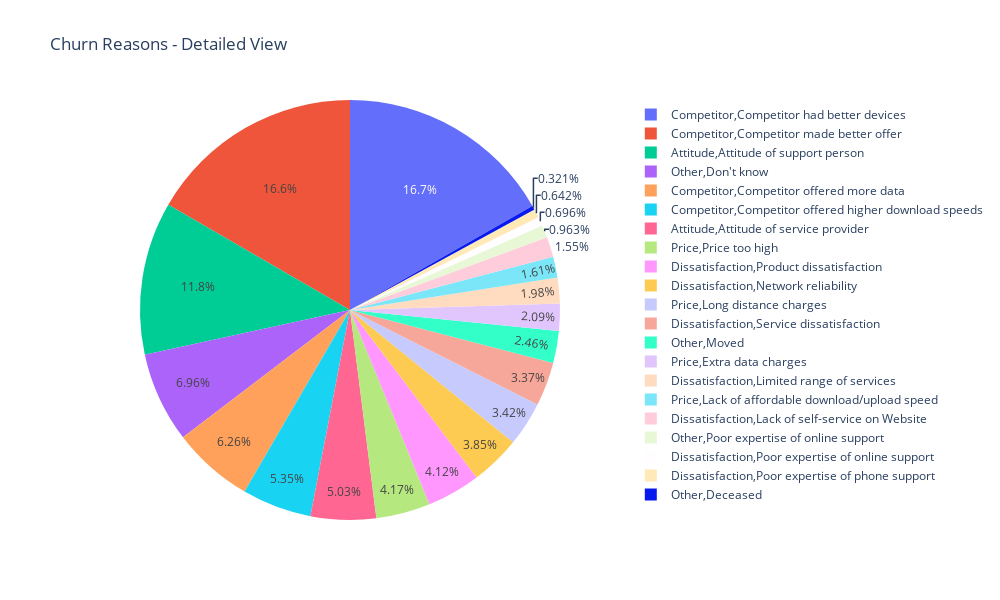

Notebook source saved alongside this figure:
### Code cell
# Assuming you have the output stored in a variable called 'value_counts'
value_counts = pd.Series(reason_data.values, 
                         index= reason_data.index)

# Create a pie plot using Plotly
fig = go.Figure(data=[go.Pie(labels=value_counts.index, values=value_counts)])

# Set layout options
fig.update_layout(
    title='Churn Reasons - Detailed View',
    height=600,
    width=1000,
)

# Display the plot
fig.show()

### Figure 1 — Plotly figure (JSON) as saved in the notebook; plotly's stock layout.template omitted (floating-point values rounded to 4 significant figures)
{"data": [{"labels": [["Attitude", "Attitude of service provider"], ["Attitude", "Attitude of support person"], ["Competitor", "Competitor had better devices"], ["Competitor", "Competitor made better offer"], ["Competitor", "Competitor offered higher download speeds"], ["Competitor", "Competitor offered more data"], ["Dissatisfaction", "Lack of self-service on Website"], ["Dissatisfaction", "Limited range of services"], ["Dissatisfaction", "Network reliability"], ["Dissatisfaction", "Poor expertise of online support"], ["Dissatisfaction", "Poor expertise of phone support"], ["Dissatisfaction", "Product dissatisfaction"], ["Dissatisfaction", "Service dissatisfaction"], ["Other", "Deceased"], ["Other", "Don't know"], ["Other", "Moved"], ["Other", "Poor expertise of online support"], ["Price", "Extra data charges"], ["Price", "Lack of affordable download/upload speed"], ["Price", "Long distance charges"], ["Price", "Price too high"]], "type": "pie", "values": [1.335, 3.124, 4.444, 4.416, 1.42, 1.661, 0.4118, 0.5253, 1.022, 0.1846, 0.1704, 1.093, 0.8945, 0.08519, 1.846, 0.6531, 0.2556, 0.5537, 0.426, 0.9087, 1.107]}], "layout": {"height": 600, "title": {"text": "Churn Reasons - Detailed View"}, "width": 1000}}
